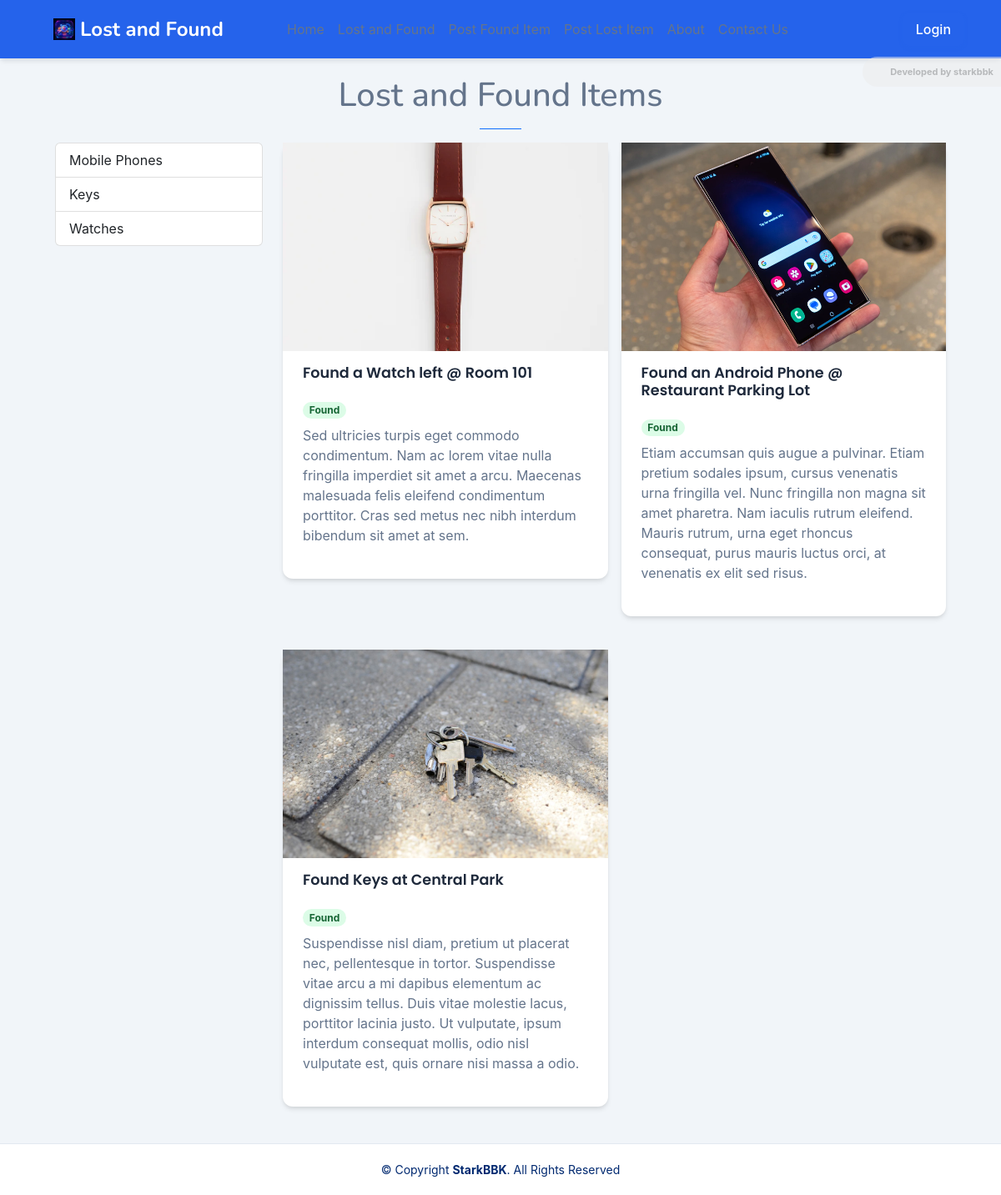
The app's page /?page=items with its own data.
### tables this page shows
CREATE TABLE `category_list` (
  `id` bigint(30) NOT NULL AUTO_INCREMENT,
  `name` text NOT NULL,
  `description` text NOT NULL,
  `status` tinyint(1) NOT NULL DEFAULT 1,
  `created_at` datetime NOT NULL DEFAULT current_timestamp(),
  `updated_at` datetime DEFAULT NULL ON UPDATE current_timestamp(),
  PRIMARY KEY (`id`)
);

CREATE TABLE `item_list` (
  `id` bigint(30) NOT NULL AUTO_INCREMENT,
  `category_id` bigint(30) NOT NULL,
  `fullname` text NOT NULL,
  `title` text NOT NULL,
  `description` text NOT NULL,
  `contact` text NOT NULL,
  `image_path` text DEFAULT NULL,
  `status` tinyint(1) NOT NULL DEFAULT 0,
  `created_at` datetime NOT NULL DEFAULT current_timestamp(),
  `updated` datetime DEFAULT NULL ON UPDATE current_timestamp(),
  PRIMARY KEY (`id`),
  KEY `fk_category_id` (`category_id`),
  CONSTRAINT `fk_category_id` FOREIGN KEY (`category_id`) REFERENCES `category_list` (`id`) ON DELETE CASCADE ON UPDATE NO ACTION
);

### config.php (called while the page is built, shortened)
<?php
require_once('classes/SystemSettings.php');
function validate_image($file){
    global $_settings;
	if(!empty($file)){
        $ex = explode("?",$file);
        $file = $ex[0];
        $ts = isset($ex[1]) ? "?".$ex[1] : '';
		if(is_file(base_app.$file)){
			return base_url.$file.$ts;
		}else{
			return base_url.($_settings->info('logo'));
		}
	}else{
		return base_url.($_settings->info('logo'));
	}
}
?>

### items/index.php (the view, shortened to what this page needs)
<h1 class="pageTitle text-center titleTxt">Lost and Found Items</h1>
<hr class="mx-auto bg-primary border-primary opacity-100" style="width:50px">
<div class="container-sm">
    <div class="row">
        <div class="col-lg-3 col-md-4 col-sm-12 col-12">
            <div class="list-group">
                <?php
                $qry = $conn->query("SELECT * FROM `category_list` where `status` = 1 ");
                while($row = $qry->fetch_assoc()):
                ?>
                <a href="<?= base_url.'?page=items&cid='.$row['id'] ?>" class="list-group-item list-group-item-action<?= (isset($_GET['cid']) && $_GET['cid'] == $row['id']) ? ' active': '' ?>"><?= $row['name'] ?></a>
                <?php endwhile; ?>
            </div>
        </div>
        <div class="col-lg-9 col-md-8 col-sm-12 col-12">
            <?php
            $where = "";
            $items = $conn->query("SELECT * FROM `item_list` where `status` = 1 {$where} order by `title` asc")->fetch_all(MYSQLI_ASSOC);
            ?>
            <div id="item-list">
                <?php if(count($items) > 0): ?>
                <?php foreach($items as $row): ?>
                <a href="<?= base_url.'?page=items/view&id='.$row['id'] ?>" class="item-item text-decoration-none text-reset">
                    <div class="card">
                        <div class="item-card-img">
                            <img src="<?= validate_image($row['image_path']) ?>" alt="">
                        </div>
                        <div class="card-body pt-3">
                            <h4 class="card-title"><?= $row['title'] ?></h4>
                            <div class="mb-2">
                                <?php if(isset($row['type']) && $row['type'] == 2): ?>
                                    <span class="badge bg-danger rounded-pill">Lost</span>
                                <?php else: ?>
                                    <span class="badge bg-success rounded-pill">Found</span>
                                <?php endif; ?>
                            </div>
                            <p class="truncate-3"><?= strip_tags(htmlspecialchars_decode($row['description'])) ?></p>
                        </div>
                    </div>
                </a>
                <?php endforeach; ?>
                <?php endif; ?>
            </div>
        </div>
    </div>
</div>

### index.php (shortened to what this page needs)
<?php require_once('./config.php'); ?>
<!DOCTYPE html>
<html lang="en">
<?php require_once('inc/header.php') ?>
  <body class="toggle-sidebar">
     <?php $page = isset($_GET['page']) ? $_GET['page'] : 'home';  ?>
     <?php require_once('inc/topBarNav.php') ?>
      <main id="main" class="main">
        <div class="container-xl px-4">
          <?php
            if(!file_exists($page.".php") && !is_dir($page)){
                include '404.html';
            }else{
              if(is_dir($page))
                include $page.'/index.php';
              else
                include $page.'.php';
            }
          ?>
        </div>
      </main>
    <?php require_once('inc/footer.php') ?>
  </body>
</html>

### inc/header.php (shortened to what this page needs)
<head>
    <link href="<?= base_url ?>assets/vendor/bootstrap/css/bootstrap.min.css" rel="stylesheet">
    <link href="<?= base_url ?>assets/vendor/bootstrap-icons/bootstrap-icons.css" rel="stylesheet">
    <link href="<?= base_url ?>assets/vendor/boxicons/css/boxicons.min.css" rel="stylesheet">
    <link href="<?= base_url ?>assets/vendor/quill/quill.snow.css" rel="stylesheet">
    <link href="<?= base_url ?>assets/vendor/quill/quill.bubble.css" rel="stylesheet">
    <link href="<?= base_url ?>assets/vendor/remixicon/remixicon.css" rel="stylesheet">
    <link href="<?= base_url ?>assets/vendor/simple-datatables/style.css" rel="stylesheet">
    <link href="<?= base_url ?>assets/vendor/select2-4.1.0-rc.0/dist/css/select2.min.css" rel="stylesheet">
    <link href="<?= base_url ?>assets/css/style.css" rel="stylesheet">
    <link href="<?= base_url ?>assets/css/custom.css" rel="stylesheet">
  </head>

### inc/topBarNav.php
<header id="header" class="header fixed-top d-flex align-items-center">
  <div class="container-lg d-flex justify-content-between px-4">
    <div class="d-flex align-items-center justify-content-between">
      <a href="<?= base_url ?>" class="logo d-flex align-items-center">
        <img src="<?= base_url ?>uploads/logo.jpg" alt="System Logo">
        <span class="d-none d-lg-block">Lost and Found</span>
      </a>
    </div>
    <nav class="header-nav me-auto">
      <ul class="d-flex align-items-center h-100">
        <li class="nav-item pe-3">
            <a href="<?= base_url ?>" class="nav-link">Home</a>
        </li>
        <li class="nav-item pe-3">
            <a href="<?= base_url.'?page=items' ?>" class="nav-link">Lost and Found</a>
        </li>
        <li class="nav-item pe-3">
            <a href="<?= base_url.'?page=found' ?>" class="nav-link">Post Found Item</a>
        </li>
        <li class="nav-item pe-3">
            <a href="<?= base_url.'?page=lost' ?>" class="nav-link">Post Lost Item</a>
        </li>
        <li class="nav-item pe-3">
            <a href="<?= base_url."?page=about" ?>" class="nav-link">About</a>
        </li>
        <li class="nav-item pe-3">
            <a href="<?= base_url.'?page=contact' ?>" class="nav-link">Contact Us</a>
        </li>
      </ul>
    </nav>
    <div class="d-flex align-items-center justify-content-between">
            <a href="<?= base_url.'admin' ?>" class="btn btn-primary">Login</a>
    </div>
  </div>
</header>

### inc/footer.php (shortened to what this page needs)
<footer id="footer" class="footer">
    <div class="copyright">
      &copy; Copyright <strong><span>StarkBBK</span></strong>. All Rights Reserved
    </div>
  </footer>

### assets/css/style.css (style rules this page uses)
:root { scroll-behavior: smooth; }
body { font-family: "Open Sans", sans-serif; background: #f6f9ff; color: #444444; }
a { color: #4154f1; text-decoration: none; }
h1, h2, h3, h4, h5, h6 { font-family: "Nunito", sans-serif; }
#main { margin-top: 60px; padding: 20px 30px; transition: all 0.3s; }
.card { margin-bottom: 30px; border: none; border-radius: 5px; box-shadow: 0px 0 30px rgba(1, 41, 112, 0.1); }
.card-title { padding: 20px 0 15px 0; font-size: 18px; font-weight: 500; color: #012970; font-family: "Poppins", sans-serif; }
.card-body { padding: 0 20px 20px 20px; }
.logo { line-height: 1; }
@media (min-width: 1200px) { .logo { width: 280px; } }
.logo img { max-height: 26px; margin-right: 6px; }
.logo span { font-size: 26px; font-weight: 700; color: #012970; font-family: "Nunito", sans-serif; }
.header { transition: all 0.5s; z-index: 997; height: 60px; box-shadow: 0px 2px 20px rgba(1, 41, 112, 0.1); background-color: #fff; padding-left: 20px; }
.header-nav ul { list-style: none; }
.header-nav>ul { margin: 0; padding: 0; }
@media (min-width: 1200px) { #main, #footer { margin-left: 300px; } }
@media (min-width: 1200px) { .toggle-sidebar #main, .toggle-sidebar #footer { margin-left: 0; } }
.footer { padding: 20px 0; font-size: 14px; transition: all 0.3s; border-top: 1px solid #cddfff; }
.footer .copyright { text-align: center; color: #012970; }
div#item-list { position: relative; width: 100%; display: grid; grid-template-columns: repeat(3, 1fr); grid-gap: 1em; }
.item-item { width: 100%; margin: 0 auto; }
@media (max-width: 1300px) { div#item-list { grid-template-columns: repeat(2, 1fr); } }
@media (max-width: 1300px) { .item-item { width: 100%; } }
.item-card-img { width: 100%; height: 250px; overflow: hidden; }
.item-card-img>img { width: 100%; height: 100%; object-fit: cover; object-position: center center; transition:transform .2s ease; }

### assets/css/custom.css (style rules this page uses)
:root { --bg-body: #f1f5f9; --bg-white: #ffffff; --primary-blue: #2563eb; --primary-light: #3b82f6; --primary-dark: #1d4ed8; --text-heading: #1e293b; --text-body: #64748b; --border-color: #e2e8f0; --card-shadow: 0 4px 6px -1px rgba(0, 0, 0, 0.1), 0 2px 4px -1px rgba(0, 0, 0, 0.06); --border-radius: 12px; }
body { background-color: var(--bg-body) !important; font-family: 'Inter', 'Poppins', sans-serif !important; color: var(--text-body); min-height: 100vh; }
body::before, body::after { display: none; }
.header { background-color: var(--primary-blue) !important; border-bottom: none !important; box-shadow: 0 4px 6px -1px rgba(0, 0, 0, 0.1); height: 70px; display: flex; align-items: center; z-index: 1000; }
.header .logo span { color: #ffffff !important; font-weight: 700; text-shadow: none; font-size: 1.5rem; }
#main { margin-top: 70px; padding: 20px 30px; }
.card { background-color: var(--bg-white) !important; border: 1px solid var(--border-color) !important; border-radius: var(--border-radius) !important; box-shadow: var(--card-shadow) !important; margin-bottom: 24px; border: none !important; }
.card-body { padding: 24px; }
.card-title { color: var(--text-heading) !important; font-size: 1.1rem; font-weight: 600; margin-bottom: 1.25rem; padding: 0; }
.badge.bg-success { background-color: #dcfce7 !important; color: #166534 !important; border: none; }
.btn-primary { background-color: var(--primary-blue) !important; border: none; box-shadow: 0 2px 4px rgba(37, 99, 235, 0.3); border-radius: 8px; padding: 8px 16px; font-weight: 500; }
#footer { background: var(--bg-white); border-top: 1px solid var(--border-color); color: var(--text-body); }

### records on screen
category_list: name "Mobile Phones"
category_list: name "Keys"
category_list: name "Watches"
item_list: image_path (picture), title "Found a Watch left @ Room 101", description "Sed ultricies turpis eget commodo condimentum. Nam ac lorem vitae nulla fringilla imperdiet sit amet a arcu. Maecenas malesuada felis eleifend condimentum porttitor. Cras sed metus nec nibh interdum bibendum sit amet at sem."
item_list: image_path (picture), title "Found an Android Phone @ Restaurant Parking Lot", description "Etiam accumsan quis augue a pulvinar. Etiam pretium sodales ipsum, cursus venenatis urna fringilla vel. Nunc fringilla non magna sit amet pharetra. Nam iaculis rutrum eleifend. Mauris rutrum, urna eget rhoncus consequat, purus mauris luctus orci, at venenatis ex elit sed risus."
item_list: image_path (picture), title "Found Keys at Central Park", description "Suspendisse nisl diam, pretium ut placerat nec, pellentesque in tortor. Suspendisse vitae arcu a mi dapibus elementum ac dignissim tellus. Duis vitae molestie lacus, porttitor lacinia justo. Ut vulputate, ipsum interdum consequat mollis, odio nisl vulputate est, quis ornare nisi massa a odio."
